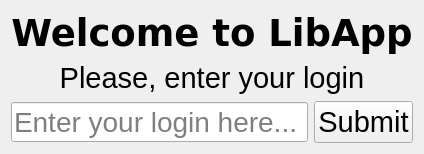
      <widget class="QWidget" name="home">
       <layout class="QGridLayout" name="gridLayout_5">
        <item row="0" column="0">
         <layout class="QVBoxLayout" name="verticalLayout">
          <item>
           <widget class="QLabel" name="homeLabel1">
            <property name="sizePolicy">
             <sizepolicy hsizetype="Preferred" vsizetype="Maximum">
              <horstretch>0</horstretch>
              <verstretch>0</verstretch>
             </sizepolicy>
            </property>
            <property name="font">
             <font>
              <family>DejaVu Sans</family>
              <pointsize>28</pointsize>
              <weight>75</weight>
              <bold>true</bold>
             </font>
            </property>
            <property name="text">
             <string>Welcome to LibApp</string>
            </property>
            <property name="alignment">
             <set>Qt::AlignBottom|Qt::AlignHCenter</set>
            </property>
           </widget>
          </item>
          <item>
           <widget class="QLabel" name="homeLabel2">
            <property name="sizePolicy">
             <sizepolicy hsizetype="Preferred" vsizetype="Maximum">
              <horstretch>0</horstretch>
              <verstretch>0</verstretch>
             </sizepolicy>
            </property>
            <property name="font">
             <font>
              <pointsize>22</pointsize>
             </font>
            </property>
            <property name="text">
             <string>Please, enter your login</string>
            </property>
            <property name="alignment">
             <set>Qt::AlignCenter</set>
            </property>
           </widget>
          </item>
         </layout>
        </item>
        <item row="1" column="0">
         <layout class="QHBoxLayout" name="horizontalLayout_2">
          <item>
           <widget class="QLineEdit" name="loginLineEdit">
            <property name="enabled">
             <bool>true</bool>
            </property>
            <property name="sizePolicy">
             <sizepolicy hsizetype="MinimumExpanding" vsizetype="Fixed">
              <horstretch>0</horstretch>
              <verstretch>0</verstretch>
             </sizepolicy>
            </property>
            <property name="font">
             <font>
              <pointsize>21</pointsize>
             </font>
            </property>
            <property name="placeholderText">
             <string>Enter your login here...</string>
            </property>
           </widget>
          </item>
          <item>
           <widget class="QPushButton" name="submitLoginButton">
            <property name="sizePolicy">
             <sizepolicy hsizetype="Maximum" vsizetype="Fixed">
              <horstretch>0</horstretch>
              <verstretch>0</verstretch>
             </sizepolicy>
            </property>
            <property name="font">
             <font>
              <pointsize>22</pointsize>
             </font>
            </property>
            <property name="text">
             <string>Submit</string>
            </property>
           </widget>
          </item>
         </layout>
        </item>
       </layout>
      </widget>
